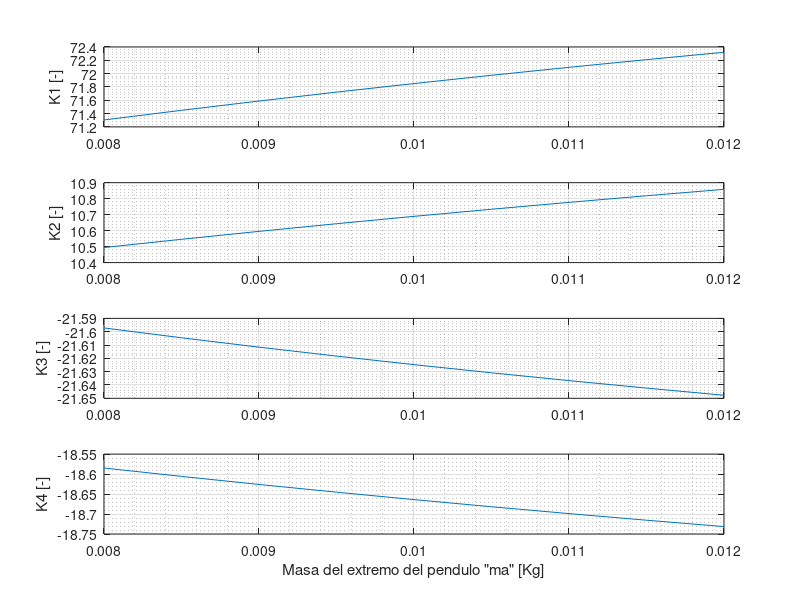

Here is the MATLAB script that generated this plot:
%%%%%%%%%%%%%%%%%%%%%%%%%%%%%%%%%%%%%%%%%%%%%%%%%%%%%%%%%%%%%%%%%%%%%%%%%%%%%
%     ECUACIONES LINEALES PENDULO INVERTIDO SIMPLE EN ESPACIO DE ESTADOS    %
%%%%%%%%%%%%%%%%%%%%%%%%%%%%%%%%%%%%%%%%%%%%%%%%%%%%%%%%%%%%%%%%%%%%%%%%%%%%%
pkg load control

variations = 0.8:0.05:1.2;
g = 9.81; % m/s2 aceleracion de la gravedad
L = 300e-3; % Longitud de la barra en metros
mb = 35e-3; % Masa de la barra en Kg
ma0 = 10e-3;
ma = ma0*variations; % Masa del extremo en Kg

for i=1:1:length(variations)

  m = mb + ma(i); % Masa total del conjunto
  l = (mb*L/2+ma(i)*L)/(m); % Longitud del centro de masas
  J = 1/3*mb*L^2+ma(i)*L^2; % Inercia total del sistema


  % Matriz A
  A = [0 1 0 0; m*g*l/J 0 0 0; 0 0 0 1; 0 0 0 0];
  % Matriz B
  B = [0; m*l/J; 0 ; 1];
  % Matriz C
  C = [1 0 0 0; 0 0 1 0];
  % Matriz D
  D = 0;
  % Sample Time 10 ms
  Ts = 10e-3;
  % Parametros máximos
  theta_max = 0.1745; % 10 deg = 0.1745 radianes
  theta_spd_max = 2; % 2 rad/s velocidad angulo
  xmax = 0.2; % +/- 0.2 metros de carril
  vmax = 0.5; % 0.5 m/s de carro
  amax = 5; % 5 m/s² de carro

  pendulum_ss_d=c2d(ss(A,B,C,D),Ts);

  Ad = pendulum_ss_d.A;
  Bd = pendulum_ss_d.B;
  Cd = pendulum_ss_d.C;
  Dd = pendulum_ss_d.D;

  % Matriz ponderacion de estados
  Q = [1/theta_max^2, 0, 0, 0;
  0, 1/theta_spd_max^2, 0, 0;
  0, 0, 1/xmax^2, 0;
  0, 0, 0, 1/vmax^2];
  R = 1/amax^2;

  K_i(i,:) = dlqr(Ad,Bd,Q,R);

  K_table(i,:) = [ma(i) K_i(i,:)];
end

disp("      ma          K1          K2          K3          K4")
disp(K_table)
figure()
subplot(4,1,1)
plot(ma,K_i(:,1),'DisplayName','K1')
grid on; grid minor; box on;
ylabel('K1 [-]')
subplot(4,1,2)
plot(ma,K_i(:,2),'DisplayName','K2')
grid on; grid minor; box on;
ylabel('K2 [-]')
subplot(4,1,3)
plot(ma,K_i(:,3),'DisplayName','K3')
grid on; grid minor; box on;
ylabel('K3 [-]')
subplot(4,1,4)
plot(ma,K_i(:,4),'DisplayName','K4')
grid on; grid minor; box on;
ylabel('K4 [-]')
xlabel('Masa del extremo del pendulo "ma" [Kg]')
